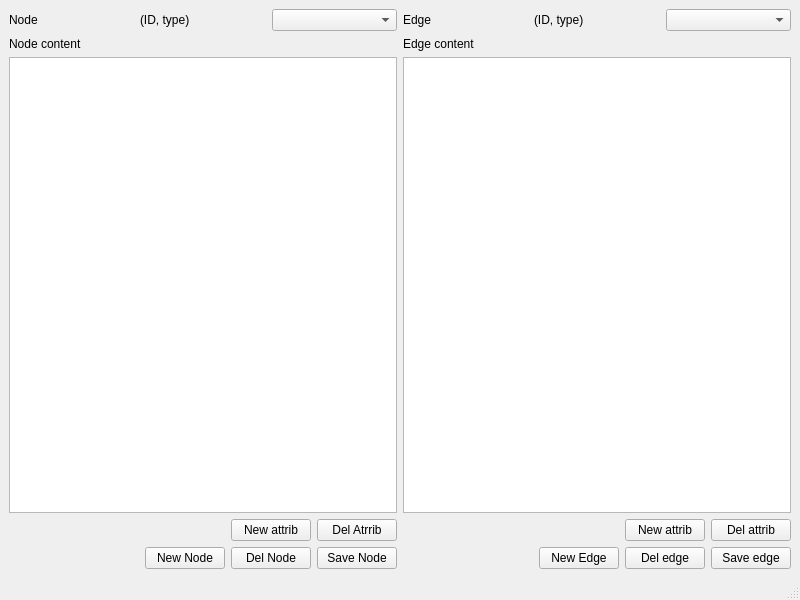
<?xml version="1.0" encoding="UTF-8"?>
<ui version="4.0">
 <class>guiDlg</class>
 <widget class="QMainWindow" name="guiDlg">
  <property name="geometry">
   <rect>
    <x>0</x>
    <y>0</y>
    <width>800</width>
    <height>600</height>
   </rect>
  </property>
  <property name="windowTitle">
   <string>DSREditor</string>
  </property>
  <widget class="QWidget" name="centralwidget">
   <layout class="QHBoxLayout" name="horizontalLayout_5">
    <item>
     <layout class="QVBoxLayout" name="verticalLayout">
      <item>
       <layout class="QHBoxLayout" name="horizontalLayout">
        <item>
         <widget class="QLabel" name="label">
          <property name="text">
           <string>Node</string>
          </property>
         </widget>
        </item>
        <item>
         <widget class="QLabel" name="node_id_label">
          <property name="text">
           <string>(ID, type)</string>
          </property>
         </widget>
        </item>
        <item>
         <widget class="QComboBox" name="node_cb"/>
        </item>
       </layout>
      </item>
      <item>
       <widget class="QLabel" name="label_2">
        <property name="text">
         <string>Node content</string>
        </property>
       </widget>
      </item>
      <item>
       <widget class="QTableWidget" name="node_attrib_tw"/>
      </item>
      <item>
       <layout class="QHBoxLayout" name="horizontalLayout_6">
        <item>
         <spacer name="horizontalSpacer_3">
          <property name="orientation">
           <enum>Qt::Horizontal</enum>
          </property>
          <property name="sizeHint" stdset="0">
           <size>
            <width>40</width>
            <height>20</height>
           </size>
          </property>
         </spacer>
        </item>
        <item>
         <widget class="QPushButton" name="new_node_attrib_pb">
          <property name="text">
           <string>New attrib</string>
          </property>
         </widget>
        </item>
        <item>
         <widget class="QPushButton" name="del_node_attrib_pb">
          <property name="text">
           <string>Del Atrrib</string>
          </property>
         </widget>
        </item>
       </layout>
      </item>
      <item>
       <layout class="QHBoxLayout" name="horizontalLayout_3">
        <item>
         <spacer name="horizontalSpacer">
          <property name="orientation">
           <enum>Qt::Horizontal</enum>
          </property>
          <property name="sizeHint" stdset="0">
           <size>
            <width>40</width>
            <height>20</height>
           </size>
          </property>
         </spacer>
        </item>
        <item>
         <widget class="QPushButton" name="new_node_pb">
          <property name="text">
           <string>New Node</string>
          </property>
         </widget>
        </item>
        <item>
         <widget class="QPushButton" name="del_node_pb">
          <property name="text">
           <string>Del Node</string>
          </property>
         </widget>
        </item>
        <item>
         <widget class="QPushButton" name="save_node_pb">
          <property name="text">
           <string>Save Node</string>
          </property>
         </widget>
        </item>
       </layout>
      </item>
     </layout>
    </item>
    <item>
     <layout class="QVBoxLayout" name="verticalLayout_2">
      <item>
       <layout class="QHBoxLayout" name="horizontalLayout_2">
        <item>
         <widget class="QLabel" name="label_3">
          <property name="text">
           <string>Edge</string>
          </property>
         </widget>
        </item>
        <item>
         <widget class="QLabel" name="edge_id_label">
          <property name="text">
           <string>(ID, type)</string>
          </property>
         </widget>
        </item>
        <item>
         <widget class="QComboBox" name="edge_cb"/>
        </item>
       </layout>
      </item>
      <item>
       <widget class="QLabel" name="label_4">
        <property name="text">
         <string>Edge content</string>
        </property>
       </widget>
      </item>
      <item>
       <widget class="QTableWidget" name="edge_attrib_tw"/>
      </item>
      <item>
       <layout class="QHBoxLayout" name="horizontalLayout_7">
        <item>
         <spacer name="horizontalSpacer_4">
          <property name="orientation">
           <enum>Qt::Horizontal</enum>
          </property>
          <property name="sizeHint" stdset="0">
           <size>
            <width>40</width>
            <height>20</height>
           </size>
          </property>
         </spacer>
        </item>
        <item>
         <widget class="QPushButton" name="new_edge_attrib_pb">
          <property name="text">
           <string>New attrib</string>
          </property>
         </widget>
        </item>
        <item>
         <widget class="QPushButton" name="del_edge_attrib_pb">
          <property name="text">
           <string>Del attrib</string>
          </property>
         </widget>
        </item>
       </layout>
      </item>
      <item>
       <layout class="QHBoxLayout" name="horizontalLayout_4">
        <item>
         <spacer name="horizontalSpacer_2">
          <property name="orientation">
           <enum>Qt::Horizontal</enum>
          </property>
          <property name="sizeHint" stdset="0">
           <size>
            <width>40</width>
            <height>20</height>
           </size>
          </property>
         </spacer>
        </item>
        <item>
         <widget class="QPushButton" name="new_edge_pb">
          <property name="text">
           <string>New Edge</string>
          </property>
         </widget>
        </item>
        <item>
         <widget class="QPushButton" name="del_edge_pb">
          <property name="text">
           <string>Del edge</string>
          </property>
         </widget>
        </item>
        <item>
         <widget class="QPushButton" name="save_edge_pb">
          <property name="text">
           <string>Save edge</string>
          </property>
         </widget>
        </item>
       </layout>
      </item>
     </layout>
    </item>
   </layout>
  </widget>
  <widget class="QMenuBar" name="menubar">
   <property name="geometry">
    <rect>
     <x>0</x>
     <y>0</y>
     <width>800</width>
     <height>22</height>
    </rect>
   </property>
  </widget>
  <widget class="QStatusBar" name="statusbar"/>
  <action name="actionSave">
   <property name="text">
    <string>Save</string>
   </property>
   <property name="toolTip">
    <string>&lt;html&gt;&lt;head/&gt;&lt;body&gt;&lt;p&gt;Save file in JSON format&lt;/p&gt;&lt;/body&gt;&lt;/html&gt;</string>
   </property>
  </action>
  <action name="actionSimulate">
   <property name="checkable">
    <bool>true</bool>
   </property>
   <property name="text">
    <string>Simulate</string>
   </property>
  </action>
  <action name="actionSaveToFile">
   <property name="text">
    <string>Save</string>
   </property>
  </action>
 </widget>
 <resources/>
 <connections/>
</ui>
